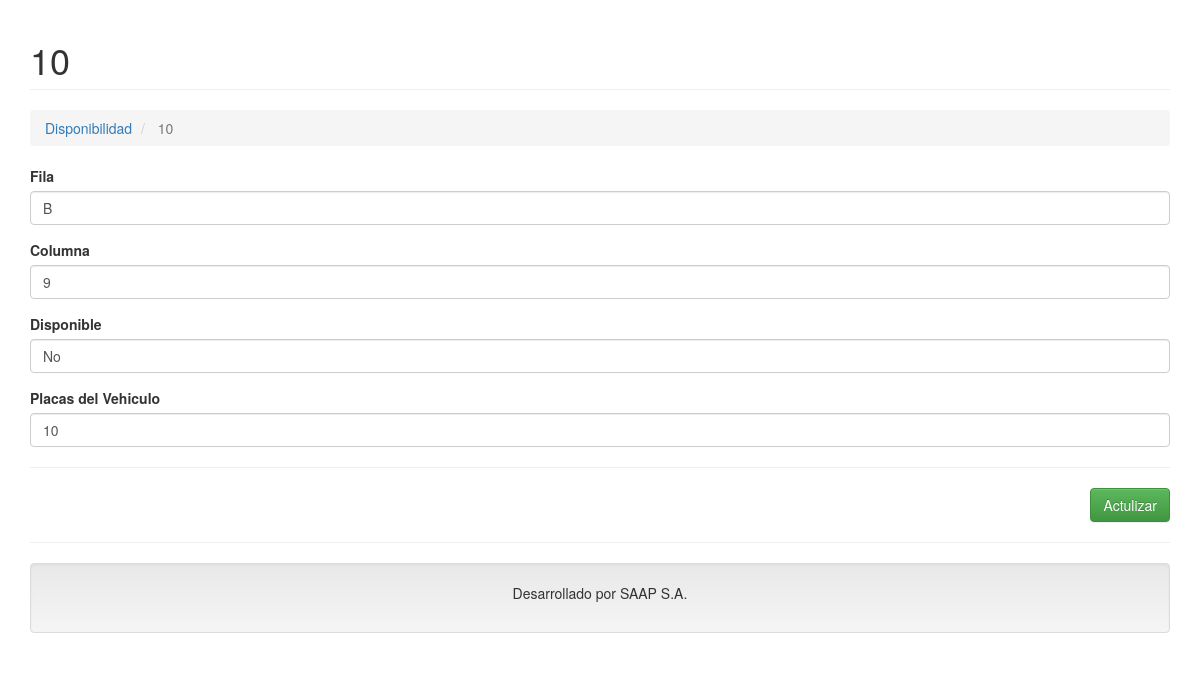
Screenshot of /disponibles.php?c=Disponibilidad&a=Update&id=1 with the database file from the repository.
### tables this page shows
CREATE TABLE `disponibilidad` (
  `IdLugar` int(11) NOT NULL,
  `Fila` varchar(1) DEFAULT NULL,
  `Columna` varchar(1) DEFAULT NULL,
  `Disponibilidad` tinyint(4) NOT NULL,
  `Placas` varchar(100) DEFAULT NULL
);

### controller/disponibilidad.controller.php (called while the page is built, shortened)
<?php
require_once 'model/disponibilidad.php';
class DisponibilidadController{
    private $model;
    public function __CONSTRUCT(){
        $this->model = new Disponibilidad();
    }
    public function Update(){
        $alm = new Disponibilidad();
        if(isset($_REQUEST['id'])){
            $alm = $this->model->Obtener($_REQUEST['id']);
        }
        require_once 'view/header.php';
        require_once 'view/disponibilidad/disponibilidad-actualizar.php';
        require_once 'view/footer.php';
    }
}

### model/database.php (called while the page is built)
<?php
class Database
{
    public static function StartUp()
    {
        $pdo = new PDO('mysql:host=localhost;dbname=saap;charset=utf8', 'root', '');
        $pdo->setAttribute(PDO::ATTR_ERRMODE, PDO::ERRMODE_EXCEPTION);
        return $pdo;
    }
}

### model/disponibilidad.php (called while the page is built, shortened)
<?php
class Disponibilidad
{
	private $pdo;
	public function __CONSTRUCT()
	{
		try
		{
			$this->pdo = Database::StartUp();
		}
		catch(Exception $e)
		{
			die($e->getMessage());
		}
	}
	public function Obtener($id)
	{
		try
		{
			$stm = $this->pdo
			          ->prepare("SELECT * FROM disponibilidad WHERE IdLugar = ?");
			$stm->execute(array($id));
			return $stm->fetch(PDO::FETCH_OBJ);
		} catch (Exception $e)
		{
			die($e->getMessage());
		}
	}
}

### view/disponibilidad/disponibilidad-actualizar.php (the view, shortened to what this page needs)
<h1 class="page-header">
    <?php echo $alm->IdLugar != null ? $alm->Placas : 'Ingreso de lugar'; ?>
</h1>
<ol class="breadcrumb">
  <li><a href="?c=Disponibilidad">Disponibilidad</a></li>
  <li class="active"> <?php echo $alm->IdLugar != null ? $alm->Placas : 'Ingreso de lugar'; ?></li>
</ol>
<form id="frm-cliente" action="?c=Disponibilidad&a=Modificar" method="post" enctype="multipart/form-data">
    <div class="form-group">
        <label>Fila</label>
        <input type="text" name="Fila" value="<?php echo $alm->Fila ?>" class="form-control" />
    </div>
    <div class="form-group">
        <label>Columna</label>
        <input type="text" name="Columna" value="<?php echo $alm->Columna ?>" class="form-control" />
    </div>
    <div class="form-group">
        <label>Disponible</label>
        <input type="text" name="Disponibilidad" value="<?php echo $alm->Disponibilidad == 1 ? 'Si' : 'No';  ?>" class="form-control" />
    </div>
     <div class="form-group">
        <label>Placas del Vehiculo </label>
        <input type="text" name="Placas" value="<?php echo $alm->Placas ?>" class="form-control" />
    </div>
    <hr />
    <div class="text-right">
        <button class="btn btn-success">Actulizar</button>
    </div>
</form>

### rows the page displays
disponibilidad: Placas "10", Fila "B", Columna "9", Disponibilidad "No"
